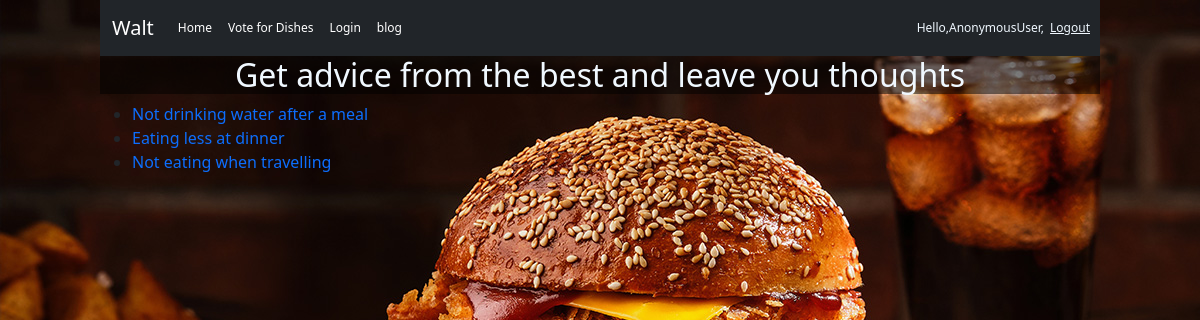
Page /chats on the earlier database version.
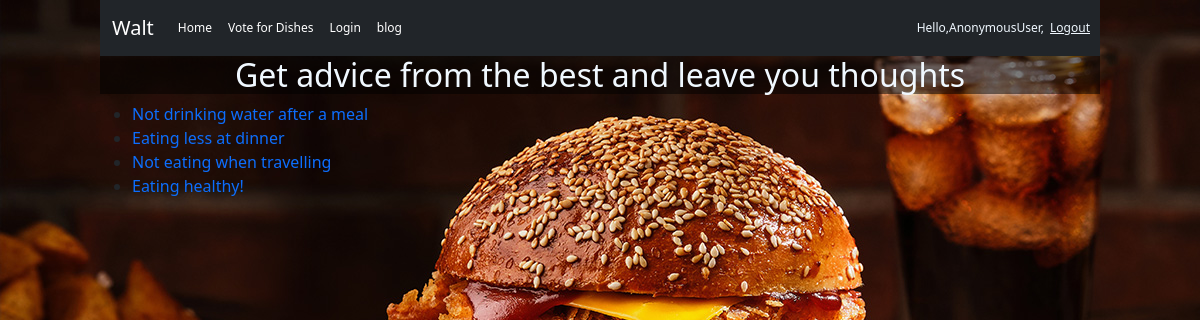
Same page on the later database version.
### product_order/models.py (models this page shows, shortened)
class chat_post(models.Model):
    advice = models.CharField(max_length=200)
    advice_text = models.TextField()
    published_on = models.DateField("date added")

### product_order/views.py (the view)
# urls.py: path('chats',views.chats,name='chats'),
def chats(request):
    chat_posts = chat_post.objects.all()
    return render(request,'chat_post.html',{'chat_posts':chat_posts})

### product_order/templates/chat_post.html (shortened to what this page needs)
{% load static %}
<!DOCTYPE html>
<html lang="en">
<head>
    <link href="https://cdn.jsdelivr.net/npm/bootstrap@5.0.2/dist/css/bootstrap.min.css" rel="stylesheet"
>
    <link rel="stylesheet" href="{% static 'styles.css' %}">
</head>
<div class="container" style="width: 1024px;">
<body style="background-image: url(../../media/burger.jpg);">
    <nav class="navbar navbar-expand-lg navbar-dark bg-dark" style="font-size: 12px;">
        <div class="container-fluid">
            <a class="navbar-brand" href="#">Walt</a>
            <div class="collapse navbar-collapse" id="navbarNavAltMarkup">
                <div class="navbar-nav">
                    <a class="nav-link active" aria-current="page" href="{% url 'index' %}">Home</a>
                    <a class="nav-link active" href="{% url 'blog_home' %}">Vote for Dishes</a>
                    <a class="nav-link active" href="{% url 'login' %}">Login</a>
                    <a class="nav-link active" href="{% url 'chats'  %}">blog</a>
                </div>
            </div>
        </div>
        <span style="margin: 6px;">Hello,{{request.user}},</span>
        <span><a href="{% url 'logout' %}" style="color: aliceblue;padding-right: 10px;" ;>Logout</a></span>
    </nav>
    <header><h2 style="color: aliceblue;">Get advice from the best and leave you thoughts</h2></header>
   <ul>
    {% for chats in chat_posts %}
    <li><a href="{% url 'chat_post_detail' chats.pk %} " style="text-decoration: none;">{{chats.advice}}</a></li>
    {% endfor %}
</ul>
</body>
</div>
</html>

Differences in the rows shown:
added chat_post: advice "Eating healthy!"
